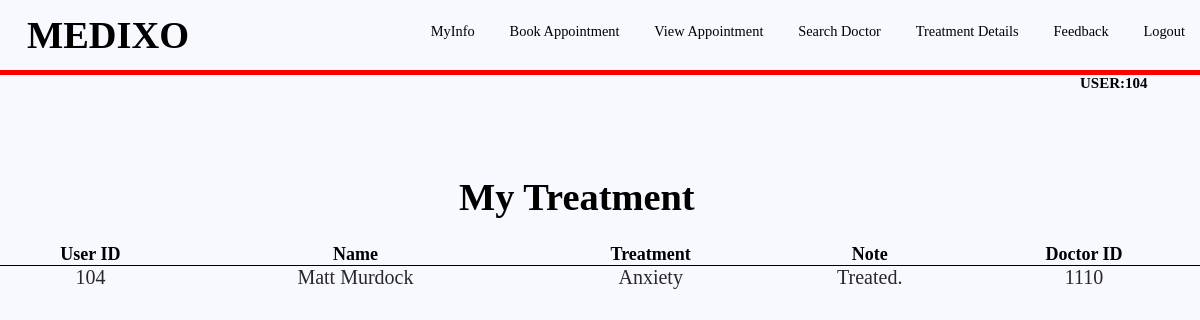
The page /presentaionlayer/patient/treatment.php (signed in) on the database its author committed.
### tables this page shows
CREATE TABLE `description` (
  `descID` int(11) NOT NULL,
  `descName` varchar(30) NOT NULL,
  `treatment` varchar(50) NOT NULL,
  `Note` varchar(200) NOT NULL,
  `doctorIDdesc` int(11) NOT NULL
);

### presentaionlayer/patient/treatment.php (the view, shortened to what this page needs)
<!DOCTYPE html>
<html>
<head>
	<link rel="stylesheet"  href="style22p.css">
</head>
<header>
	<h1>MEDIXO</h1>
		<nav>
		<ul>
			<li><a href=" index.php">MyInfo</a></li>
			<li><a href="bookapp.php">Book Appointment</a></li>
			<li><a href=" view.php">View Appointment</a></li>
			<li><a href=" searchdoctor.php">Search Doctor</a></li>
			<li><a href="treatment.php">Treatment Details</a></li>
			<li><a href="feedback.php">Feedback</a></li>
			<li><a href="../../applicationlayer/Doctorpatient.php">Logout</a></li>
		</ul>
	</nav>
</header>
<body >
	<h2 style="font-size: 15px;font-style: 'Times New Roman';margin-left: 90%">USER:<?php $userid=$_SESSION['UserID'];
	echo "$userid"; ?></h2>
		<h1 style="margin-left:38% ;margin-top:80px"   class="asd">My Treatment</h1>
<br>
<table class="table2">
		<tr>
		<th>User ID</th>
		<th>Name</th>
		<th>Treatment</th>
		<th>Note</th>
		<th>Doctor ID</th>
		</tr>
		<?php
		$userid=$_SESSION['UserID'];
		$connection=mysqli_connect("localhost","root","","registration");
		$sql3=mysqli_query($connection,"SELECT  * FROM  description WHERE descID=('$userid') ") ;
		if(mysqli_num_rows($sql3)==0){
		}
		else
		{
			while ($row3=mysqli_fetch_row($sql3)) {
				echo "<tr><td>".$row3[0]."</td><td>".$row3[1]."</td><td>".$row3[2]."</td><td>".$row3[3]."</td><td>".$row3[4]."</td></tr>";
			}
			echo "</table";
		}
		?>
	</table>
</body>
</html>

### presentaionlayer/patient/style22p.css (style rules this page uses)
body,html { margin: 0; padding: 0; }
header { width: 100%; height: 70px; background-color: #F8F8FF; border: 5px solid red; border-top:none; border-right: none; border-left: none; border-radius: 0px 0px 0px 0px ; }
h1 { position: absolute; padding: 3px; float: left; margin-left: 2%; margin-top: 10px; font-family: 'Georgia',cursive; color: black; }
ul { width: auto; float: right; margin-top: 8px; }
li { display: inline-block; padding: 15px 15px; }
a { text-align: center; color: black; text-decoration: none; font-family: 'Rockwell',cursive; font-size: 1.2vw; }
* { margin: 0px; padding: 0px; }
body { font-size: 120%; background: #F8F8FF; }
th { background-color: white; color: black; width: auto; border: 1px solid black; border-collapse: separate; border-top: none; border-left: none; border-right: none; font-family: 'Times New Roman'; font-size: 18px; border-radius: 0px 0px 0px 0px ; }
tr:nth-child(even) { background-color: #f2f2f2; width: auto; }
.table2 { border-collapse: collapse; width: 100%; color: #282828; font-family: monospace; font-size: 20px; text-align: center; margin-top: 130px; }
.table2 { border-collapse: collapse; width: 100%; color: #282828; font-family: 'Times New Roman'; font-size: 20px; text-align: center; margin-top: 130px; }
tr { background-color: #F8F8FF; font-style: 'Times New Roman' }
th { background-color: #F8F8FF; color: black; font-style: 'Times New Roman'; }
tr:nth-child(even) { background-color: #F8F8FF; }

### rows shown on the page
description: descID "104", descName "Matt Murdock", treatment "Anxiety", Note "Treated.", doctorIDdesc "1110"

### other values the page prints
$userid "104"
